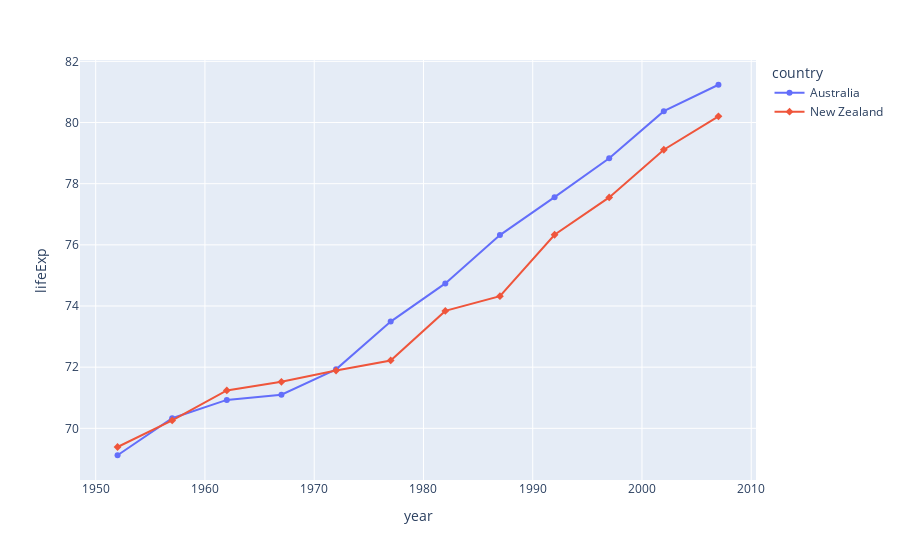

Write notebook code for a chart like this one.
### Markdown cell above
### Line charts with markers
The markers argument can be set to True to show markers on lines.

### Code cell
import plotly.express as px
df = px.data.gapminder().query("continent == 'Oceania'")
fig = px.line(df, x='year', y='lifeExp', color='country', symbol="country")
fig.show()

### Figure 1 — Plotly figure (JSON) as saved in the notebook; plotly's stock layout.template omitted (floating-point values rounded to 4 significant figures)
{"data": [{"hovertemplate": "country=Australia<br>year=%{x}<br>lifeExp=%{y}<extra></extra>", "legendgroup": "Australia", "line": {"color": "#636efa", "dash": "solid"}, "marker": {"symbol": "circle"}, "mode": "lines+markers", "name": "Australia", "orientation": "v", "showlegend": true, "type": "scatter", "x": [1952, 1957, 1962, 1967, 1972, 1977, 1982, 1987, 1992, 1997, 2002, 2007], "xaxis": "x", "y": [69.12, 70.33, 70.93, 71.1, 71.93, 73.49, 74.74, 76.32, 77.56, 78.83, 80.37, 81.23], "yaxis": "y"}, {"hovertemplate": "country=New Zealand<br>year=%{x}<br>lifeExp=%{y}<extra></extra>", "legendgroup": "New Zealand", "line": {"color": "#EF553B", "dash": "solid"}, "marker": {"symbol": "diamond"}, "mode": "lines+markers", "name": "New Zealand", "orientation": "v", "showlegend": true, "type": "scatter", "x": [1952, 1957, 1962, 1967, 1972, 1977, 1982, 1987, 1992, 1997, 2002, 2007], "xaxis": "x", "y": [69.39, 70.26, 71.24, 71.52, 71.89, 72.22, 73.84, 74.32, 76.33, 77.55, 79.11, 80.2], "yaxis": "y"}], "layout": {"legend": {"title": {"text": "country"}, "tracegroupgap": 0}, "margin": {"t": 60}, "xaxis": {"anchor": "y", "domain": [0, 1], "title": {"text": "year"}}, "yaxis": {"anchor": "x", "domain": [0, 1], "title": {"text": "lifeExp"}}}}
